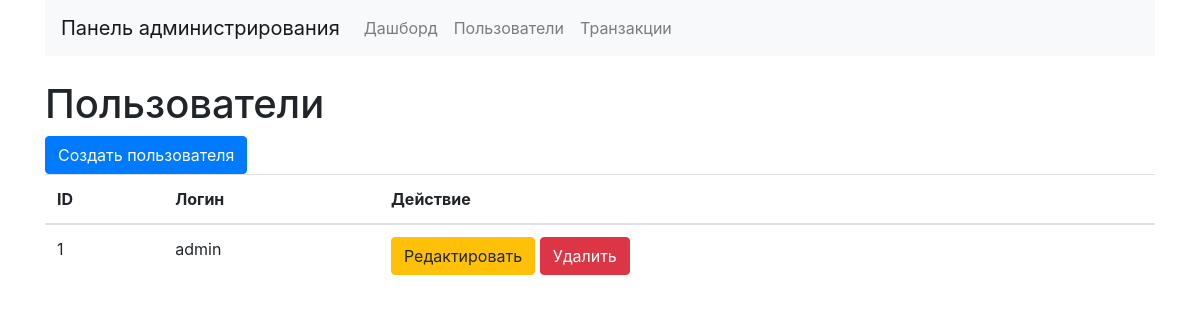
The app's page /users, older data.
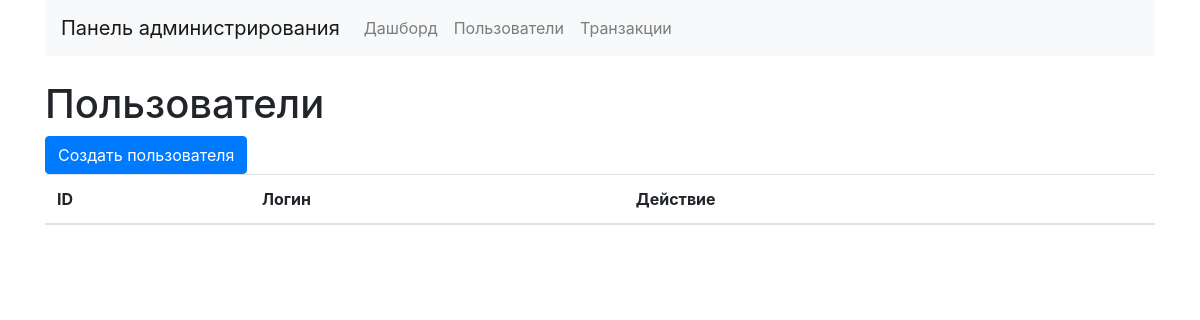
The same page, newer data.
### app/models/user.py (models this page shows, shortened)
class User(db.Model):
    id: so.Mapped[int] = so.mapped_column(primary_key=True, comment='Идентификатор')
    username: so.Mapped[str] = so.mapped_column(sa.String(64), index=True, unique=True, comment='Логин')
    password_hash: so.Mapped[str] = so.mapped_column(sa.String(256), comment='Хэш пароля')
    balance: so.Mapped[float | None] = so.mapped_column(sa.Float, default=0.0, comment='Баланс')
    commission_rate: so.Mapped[float | None] = so.mapped_column(sa.Float, default=0.0, comment='Ставка комиссии')
    webhook_url: so.Mapped[str | None] = so.mapped_column(sa.String(256), comment='URL webhook')
    is_superuser: so.Mapped[bool] = so.mapped_column(sa.Boolean, default=False, comment='Суперпользователь')

### app/apis/user.py (the view)
@app.route('/users')
def users():
    all_users = User.query.all()
    return render_template('users.html', users=all_users)

### app/templates/users.html
{% extends 'layout.html' %}
{% block content %}
    <h1>Пользователи</h1>
    <a href="{{ url_for('create_user') }}" class="btn btn-primary">Создать пользователя</a>
    <table class="table">
        <thead>
        <tr>
            <th>ID</th>
            <th>Логин</th>
            <th>Действие</th>
        </tr>
        </thead>
        <tbody>
        {% for user in users %}
            <tr>
                <td>{{ user.id }}</td>
                <td>{{ user.username }}</td>
                <td>
                    <a href="{{ url_for('edit_user', user_id=user.id) }}" class="btn btn-warning">Редактировать</a>
                    <a href="{{ url_for('delete_user', user_id=user.id) }}" class="btn btn-danger">Удалить</a>
                </td>
            </tr>
        {% endfor %}
        </tbody>
    </table>
{% endblock %}

Row changes from the older to the newer data that the page shows:
removed User: id "1", username "admin"
